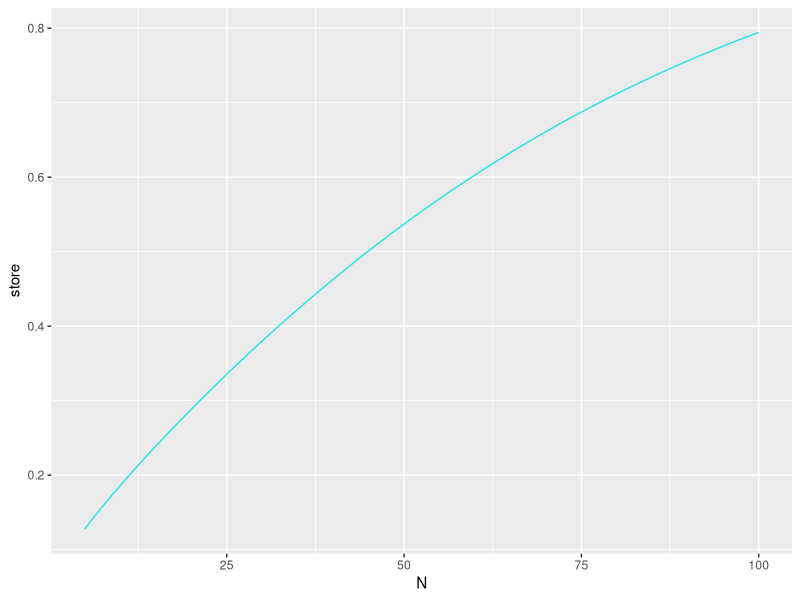

Write R code to recreate this figure.
# create a function

rainbow_unicorn=function(N, effect_size, sd=2)
{
  power_test = power.t.test(n = N, delta = effect_size, sd=sd, sig.level = 0.05, power = NULL,
                            type = "two.sample",
                            alternative = "one.sided")

  return(power_test$power)
  }

store = rainbow_unicorn(N=100, effect_size=0.7)

store = NULL
for(N in 5:100){
  temp = c(store, rainbow_unicorn(N, effect_size=0.7))
  store = temp


}
library(ggplot2)

db=data.frame(store, N=5:100)

ggplot(db, aes(x=N, y=store))+geom_line(col=5)
